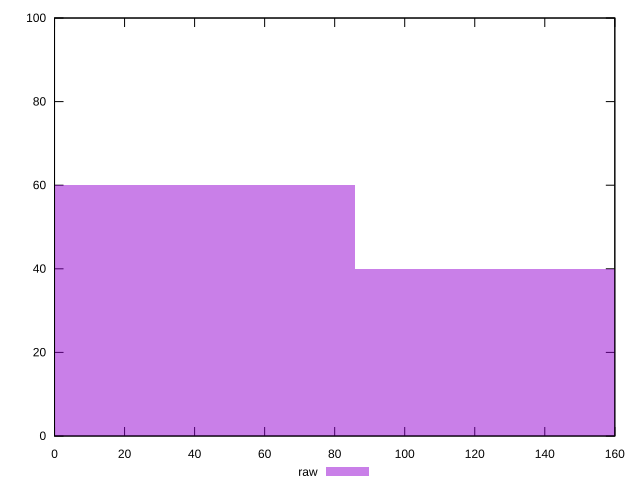

The gnuplot source for this figure:
reset

$raw <<EOF
0 60
171.68067168251247 40
EOF

set key outside below
set boxwidth 171.68067168251247
set xrange [0:160]
set yrange [0:100]
set trange [0:100]
set style fill transparent solid 0.5 noborder
set terminal svg size 640, 490 enhanced background rgb 'white'
set output "report_00013_2021-02-09T12-04-24.940Z/unminified-css/samples/pages/raw/histogram.svg"

plot $raw title "raw" with boxes

reset
